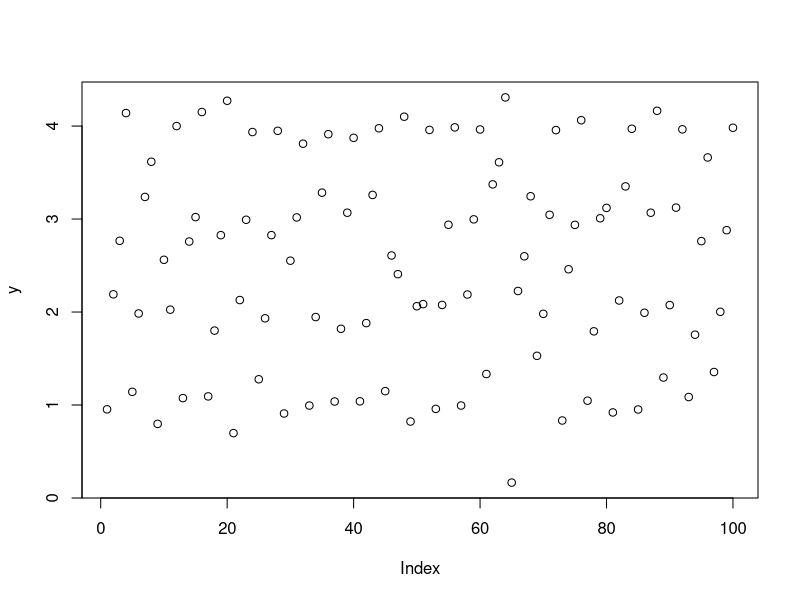
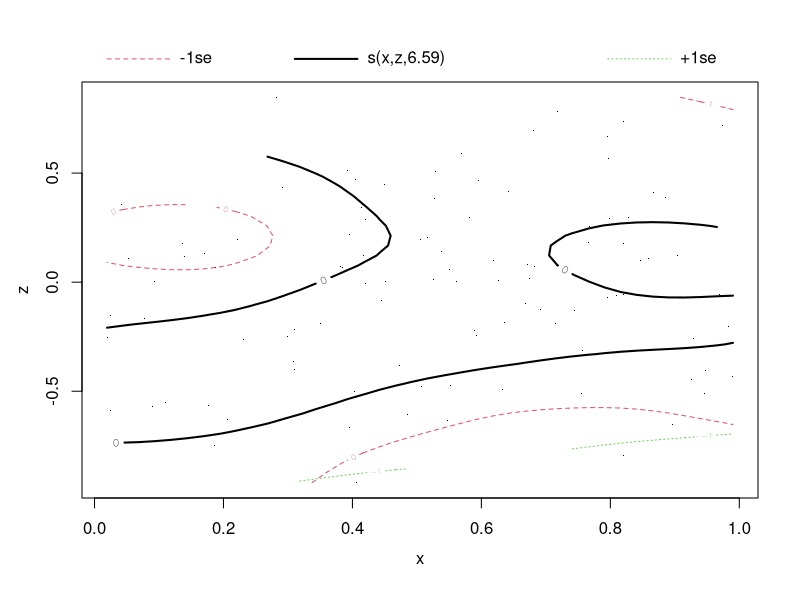
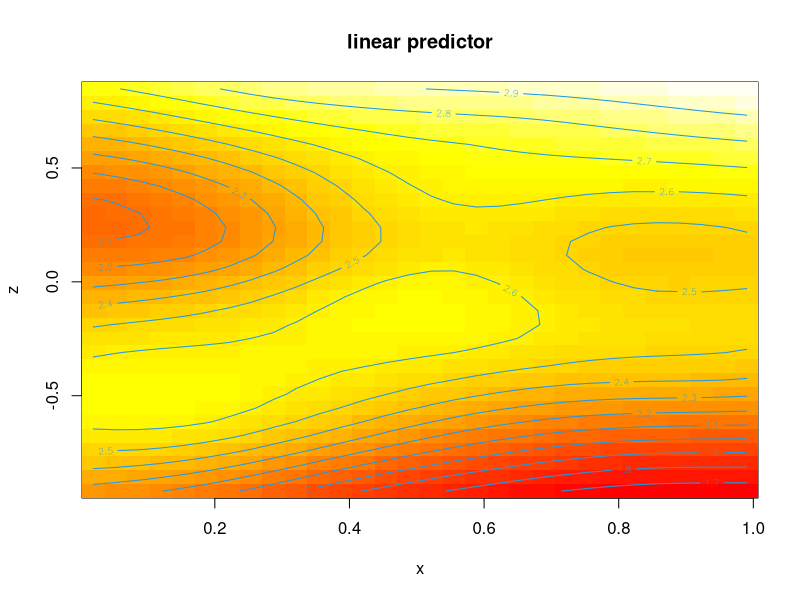
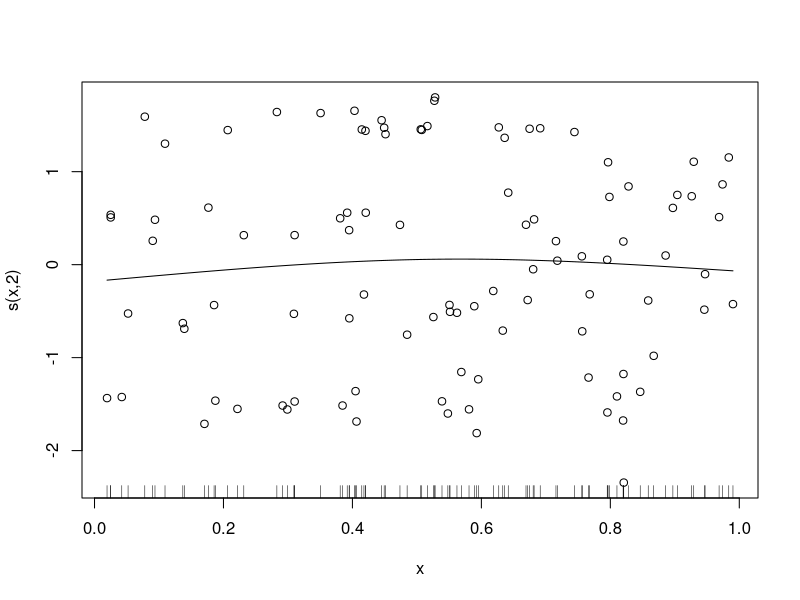

The R source for these figures, in order:
library(mgcv)
library(MASS)

#### a model ####
fac <- rep(1:4,25)
x <- runif(100)
z <- rnorm(100)*0.4
f <- 2*x^3
y <- fac+f*z+rnorm(100)*0.1
fac <- factor(fac)
dat <- data.frame(y=y,fac=fac,x=x,z=z)

model = gam(y ~ fac+s(x,z), data=dat)
model
plot(y)


######  c) thin plate splines  #####
model_thin <- gam(y~ s(x,z), data=dat)
summary(model_thin)
plot(model_thin, residuals=TRUE)

vis.gam(model_thin,plot.type="contour",color="heat")


### d) re-fit & compare results ####
model_cubic <- gam(y~s((x+z),k=2,fx=TRUE,bs="cr"),data=dat)
plot(model_cubic,residuals=TRUE,se=FALSE,pch=1)


